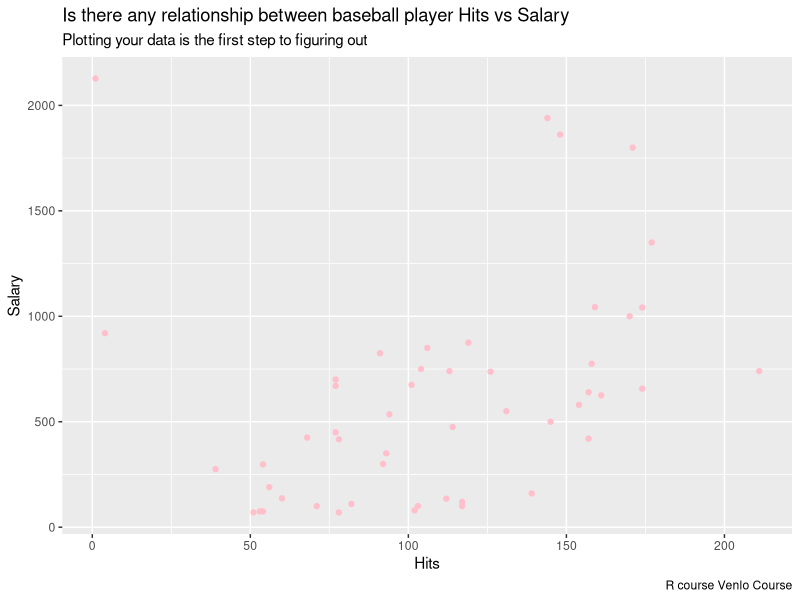
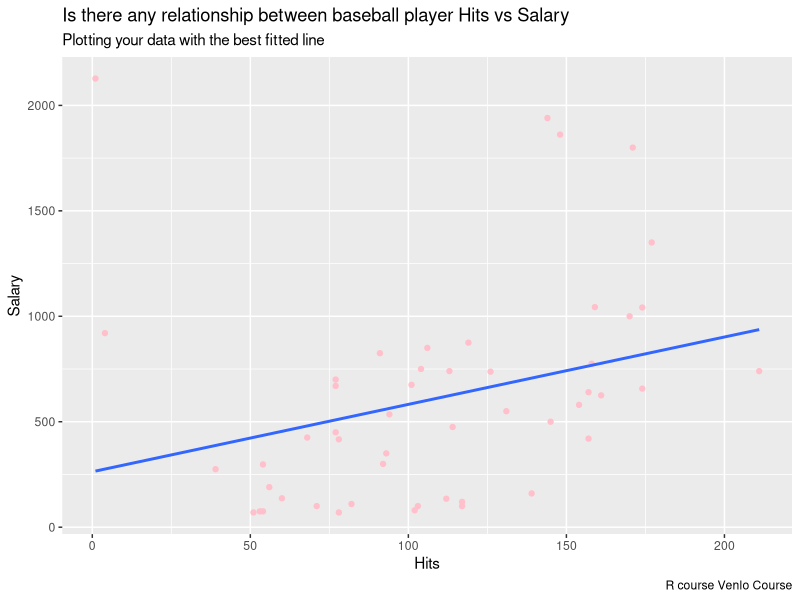
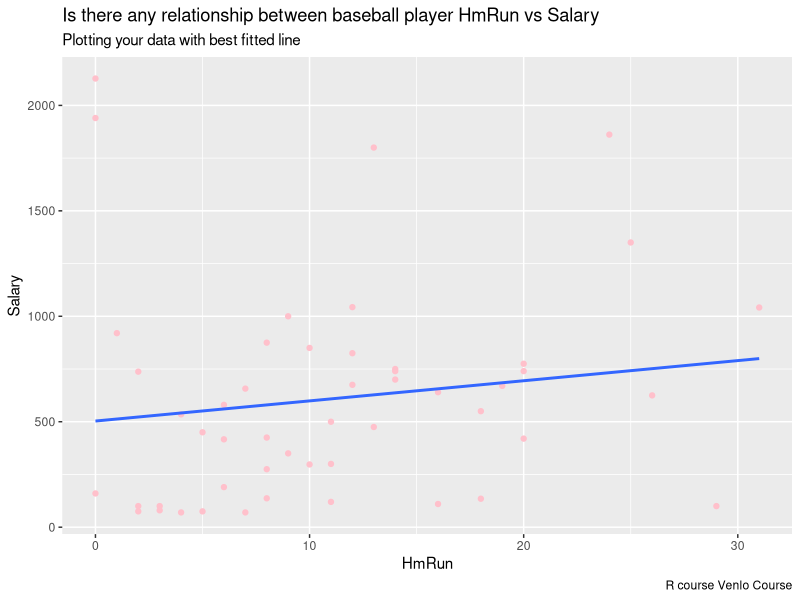
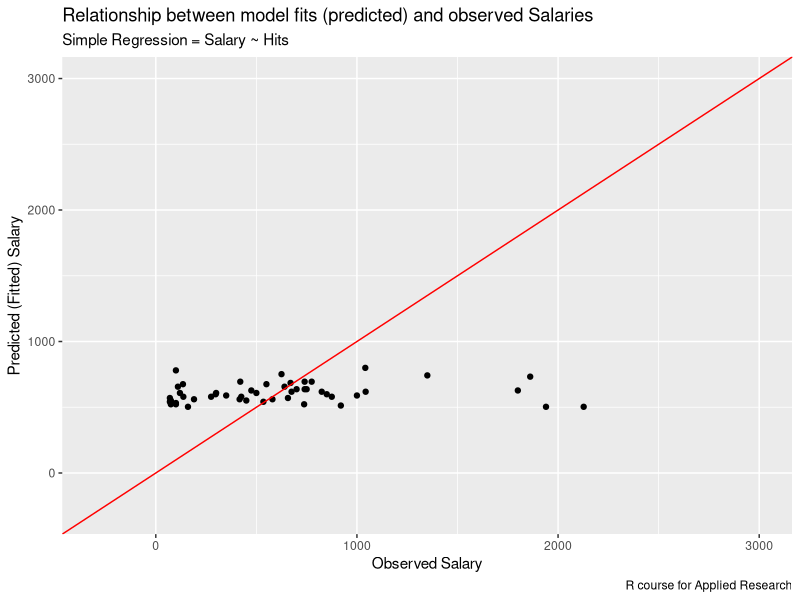
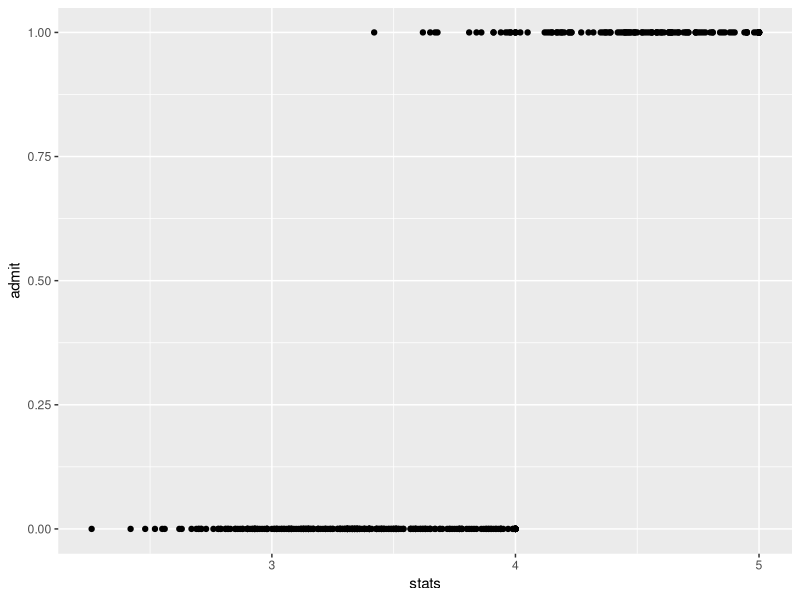
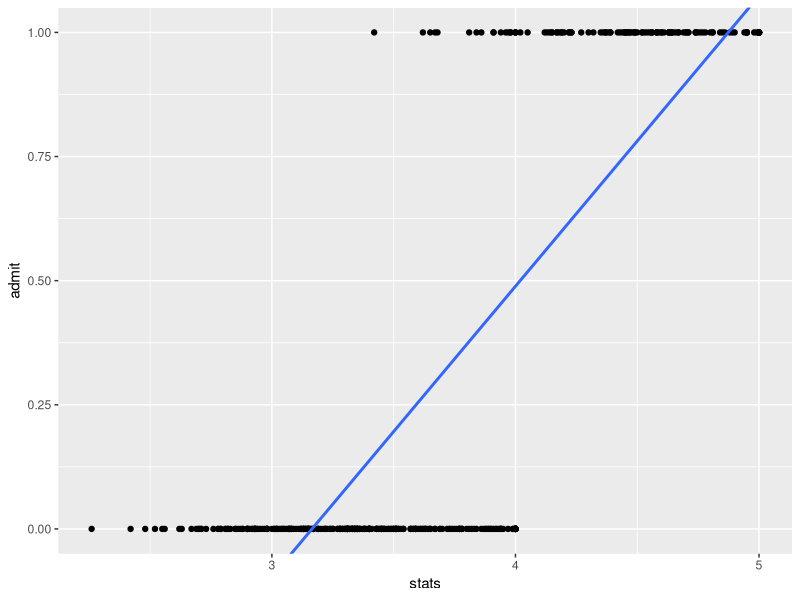
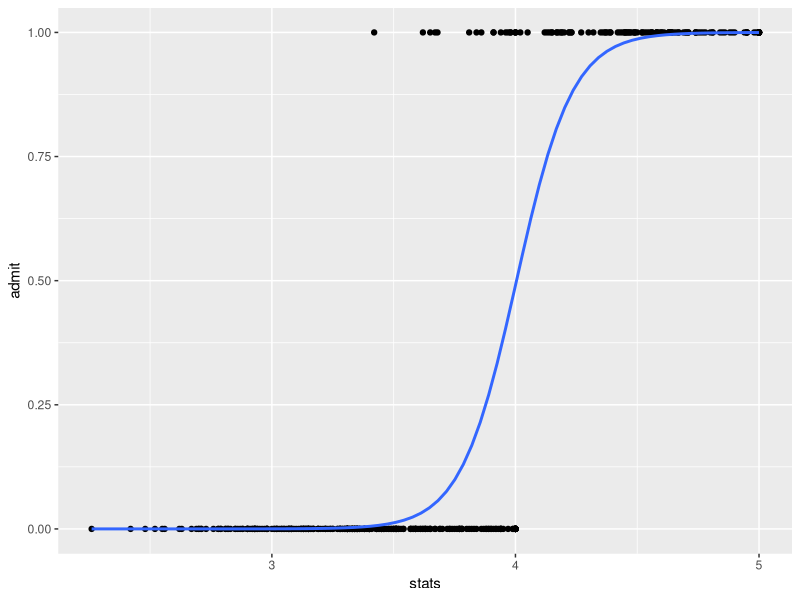

Write R code to recreate these figures, in order.
## ---- chunk 1
knitr::opts_chunk$set(echo = TRUE)
## ---- chunk 2
library(readxl) # import library
baseball <- read_excel("Baseball.xlsx") # import the baseball.xlsx file
## ---- chunk 3
head(baseball,6)
## ---- chunk 4
str(baseball)
## ---- chunk 5
# convert the variable "League" into factor
baseball$League <- factor(baseball$League)
# convert the variable "Division" into factor
baseball$Division <- factor(baseball$Division)
# convert the variable "NewLeague" into factor
baseball$NewLeague <- factor(baseball$Division)
## ---- chunk 6
str(baseball)
## ---- chunk 7
summary(baseball)
## ---- chunk 8
library(ggplot2) # import ggplot2 library for visualisation
ggplot(baseball, aes(x = Hits, y = Salary)) +
  geom_point(col = "pink") +
  labs(title = "Is there any relationship between baseball player Hits vs Salary",
       subtitle = "Plotting your data is the first step to figuring out",
       caption = "R course Venlo Course")
## ---- chunk 9
ggplot(baseball, aes(x = Hits, y = Salary)) +
  geom_point(col = "pink") +
  geom_smooth(method='lm',  # Add linear regression line 
              se = FALSE) + # # Don't add shaded confidence region
  labs(title = "Is there any relationship between baseball player Hits vs Salary",
       subtitle = "Plotting your data with the best fitted line",
       caption = "R course Venlo Course")

## ---- chunk 10
baseball_simple <- lm(formula = Salary ~ Hits, # linear regression formula (Dependent ~ Independent)
                data = baseball) # the name of my dataset
## ---- chunk 11
summary(baseball_simple)
## ---- chunk 12
baseball_simple$residuals
## ---- chunk 13
baseball_simple$coefficients
## ---- chunk 14
ggplot(baseball, aes(x = HmRun, y = Salary)) +
  geom_point(col = "pink") +
  geom_smooth(method='lm',  # Add linear regression line 
              se = FALSE) + # # Don't add shaded confidence region
  labs(title = "Is there any relationship between baseball player HmRun vs Salary",
       subtitle = "Plotting your data with best fitted line",
       caption = "R course Venlo Course")
## ---- chunk 15
baseball_simple1 <- lm(formula = Salary ~ HmRun, # linear regression formula (Dependent ~ Independent)
                data = baseball) # the name of my dataset
## ---- chunk 16
summary(baseball_simple1)
## ---- chunk 17
# Create scatterplot for observed vs fitted 
ggplot(data = baseball, aes(x = Salary, y = baseball_simple1$fitted.values)) +  
  geom_point() +
  geom_abline(slope = 1, intercept = 0, col = "red") +
  labs(title = "Relationship between model fits (predicted) and observed Salaries",
       subtitle = "Simple Regression = Salary ~ Hits",
       caption = "R course for Applied Research", y = 'Predicted (Fitted) Salary', x = 'Observed Salary') +
  geom_segment(aes(x = Salary, y = baseball_simple1$fitted.values, xend = Salary, yend = baseball_simple1$fitted.values), 
               col = "red") +
  xlim(c(-300, 3000)) +
  ylim(c(-300, 3000))
## ---- chunk 18
baseball_multiple <- lm(formula = Salary ~ Hits + CWalks + Assists + Errors, # linear regression formula (Dependent ~ Independent)
                data = baseball) # the name of my dataset
## ---- chunk 19
summary(baseball_multiple)
## ---- chunk 20
ResponsableDataScience <- read_excel("InstituteofDataScience.xlsx")
## ---- chunk 21
str(ResponsableDataScience)
## ---- chunk 22
summary(ResponsableDataScience)
## ---- chunk 23
## Plotting the data
library(ggplot2)
ggplot(ResponsableDataScience, aes(stats, admit)) +
  geom_point()

## ---- chunk 24

ggplot(ResponsableDataScience, aes(stats, admit)) +
  geom_point() +
  geom_smooth(method = 'lm', se = FALSE) + # linear regression and not plot the standard error
  coord_cartesian(ylim = c(0,1)) # limit the plot
## ---- chunk 25
ggplot(ResponsableDataScience, aes(stats, admit)) +
  geom_point() +
  geom_smooth(method = 'glm', se = FALSE, method.args = list(family = 'binomial')) + #  and not plot the standard error
  coord_cartesian(ylim = c(0,1)) # limit the plot
## ---- chunk 26
# MODEL ADMIT BY STATS
logitmodel <- glm(formula = admit ~ stats, # response variable ~ explanatory variable
                  data = ResponsableDataScience,
                  family = 'binomial')
## ---- chunk 27
# call the result object
summary(logitmodel)
## ---- chunk 28
coef(logitmodel)
## ---- chunk 29
exp(coef(logitmodel))
